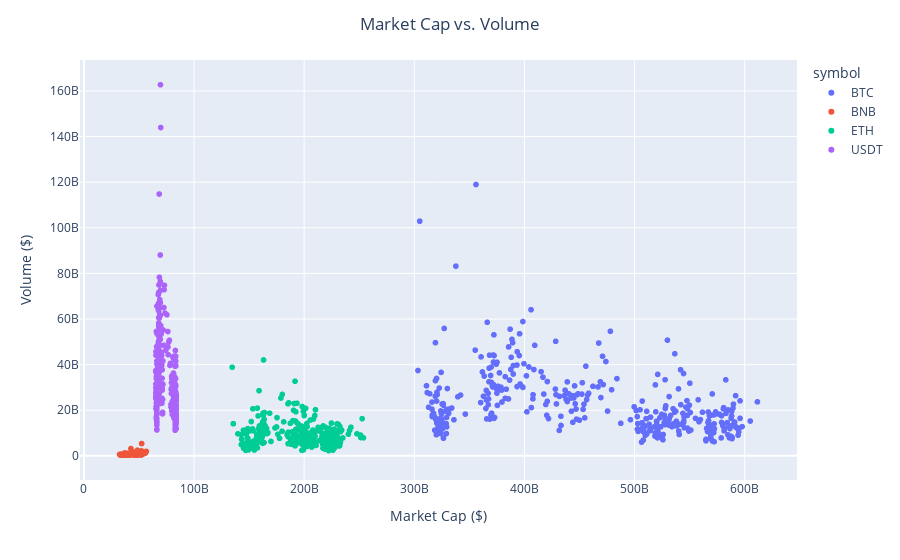

The notebook cell this image was saved under:
### Code cell
# Plot Scatter Plot of Market Cap vs. Volume
fig = px.scatter(crypto_data, x="market_cap", y="volume", color="symbol")
fig.update_layout(
    title='Market Cap vs. Volume',
    title_x=0.5,
    xaxis_title='Market Cap ($)',
    yaxis_title='Volume ($)',    
)
fig.show()

### Figure 1 — Plotly figure (JSON) as saved in the notebook; plotly's stock layout.template omitted (floating-point values rounded to 4 significant figures; data arrays with more than 128 entries replaced by an {"elided": "..."} marker saying what was removed)
{"data": [{"hovertemplate": "symbol=BTC<br>market_cap=%{x}<br>volume=%{y}<extra></extra>", "legendgroup": "BTC", "marker": {"color": "#636efa", "symbol": "circle"}, "mode": "markers", "name": "BTC", "showlegend": true, "type": "scattergl", "x": {"elided": "364 float values"}, "xaxis": "x", "y": {"elided": "364 float values"}, "yaxis": "y"}, {"hovertemplate": "symbol=BNB<br>market_cap=%{x}<br>volume=%{y}<extra></extra>", "legendgroup": "BNB", "marker": {"color": "#EF553B", "symbol": "circle"}, "mode": "markers", "name": "BNB", "showlegend": true, "type": "scattergl", "x": {"elided": "364 float values"}, "xaxis": "x", "y": {"elided": "364 float values"}, "yaxis": "y"}, {"hovertemplate": "symbol=ETH<br>market_cap=%{x}<br>volume=%{y}<extra></extra>", "legendgroup": "ETH", "marker": {"color": "#00cc96", "symbol": "circle"}, "mode": "markers", "name": "ETH", "showlegend": true, "type": "scattergl", "x": {"elided": "364 float values"}, "xaxis": "x", "y": {"elided": "364 float values"}, "yaxis": "y"}, {"hovertemplate": "symbol=USDT<br>market_cap=%{x}<br>volume=%{y}<extra></extra>", "legendgroup": "USDT", "marker": {"color": "#ab63fa", "symbol": "circle"}, "mode": "markers", "name": "USDT", "showlegend": true, "type": "scattergl", "x": {"elided": "364 float values"}, "xaxis": "x", "y": {"elided": "364 float values"}, "yaxis": "y"}], "layout": {"legend": {"title": {"text": "symbol"}, "tracegroupgap": 0}, "margin": {"t": 60}, "title": {"text": "Market Cap vs. Volume", "x": 0.5}, "xaxis": {"anchor": "y", "domain": [0, 1], "title": {"text": "Market Cap ($)"}}, "yaxis": {"anchor": "x", "domain": [0, 1], "title": {"text": "Volume ($)"}}}}
